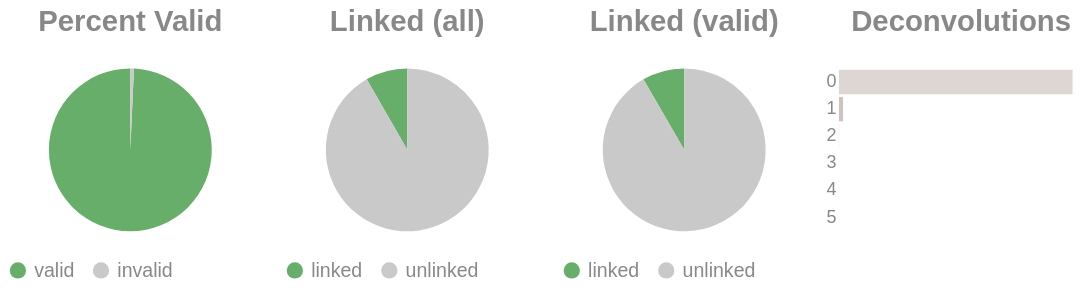

The notebook cell saved with this chart:
### Code cell
if SKIPLR:
    pass
else:
    clash = Counter()
    for i in valids['molecule'].to_list():
        _mol = i.split("-")
        if len(_mol) == 1:
            clash.update('0')
        else:
            clash.update(_mol[-1])

    _d = {"deconvolutions": [], 'count': []}
    for k,v in clash.items():
        _d['deconvolutions'].append(k)
        _d['count'].append(v)

    tot_valid = valids['reads'].sum()
    mask = valids['reads'] >= 2
    n_linked_reads = valids.filter(mask)['reads'].sum()
    if n_linked_reads == 0:
        print_html("No linked molecules (>=2 reads) were detected; skipping linked-only distributions.")
        SKIPLR = True
    else:
        perc_valid = round(tot_valid / n_reads, 4)
        linked_perc_abs = round(n_linked_reads / n_reads, 4)
        linked_perc = round(n_linked_reads / tot_valid, 4)

    _valid = pl.DataFrame({"valids": ['valid', 'invalid'], "count": [tot_valid, n_reads - tot_valid]})
    _linked_abs = pl.DataFrame({"linked (absolute)": ['linked', 'unlinked'], "count": [n_linked_reads, n_reads - n_linked_reads]})
    _linked_rel = pl.DataFrame({"linked (valids)": ['linked', 'unlinked'], "count": [n_linked_reads, tot_valid - n_linked_reads]})

    (
        alt.hconcat(
            piechart(_valid, goodval = 'valid', title = "Percent Valid"),
            piechart(_linked_abs, goodval = "linked", title =  "Linked (all)"),
            piechart(_linked_rel, goodval = "linked", title =  "Linked (valid)"),
            convolutionbar(pl.DataFrame(_d), title = "Deconvolutions"),
            center = True,
            bounds = 'flush'
        )
        .resolve_scale(color='independent')
        .resolve_legend('independent')
        .properties(usermeta={'embedOptions': {"actions": False}})
    ).display()

### Figure 1 — Vega-Lite specification as saved in the notebook (floating-point values rounded to 4 significant figures)
{"width": "container", "height": 400, "config": {"title": {"anchor": "start", "dy": -15, "fontSize": 18, "color": "#888888", "subtitleColor": "#888888", "subtitleFontSize": 14}, "arc": {"fill": "#0072B2"}, "axis": {"domainColor": "#888888", "domainWidth": 0.5, "gridWidth": 0.2, "grid": false, "titleFontWeight": 400, "titleFontSize": 15, "labelFontSize": 11, "labelColor": "#888888", "tickColor": "#888888", "tickWidth": 0.2, "titleColor": "#888888"}, "axisBand": {"grid": false}, "axisX": {"grid": true, "tickSize": 10, "domainCap": "round"}, "axisY": {"domain": false, "grid": true, "tickSize": 0, "domainCap": "round"}, "background": "transparent", "header": {"labelFontSize": 15, "labelColor": "#888888", "titleFontSize": 15, "titleFontWeight": 600, "titleColor": "#888888"}, "legend": {"labelFont": "sans-serif", "labelFontSize": 12, "labelColor": "#888888", "symbolSize": 100, "symbolType": "circle", "titleFontSize": 12, "titlePadding": 10, "titleColor": "#888888", "title": null}, "range": {"category": ["#E69F00", "#56B4E9", "#009E73", "#F0E442", "#0072B2", "#D55E00", "#CC79A7", "#000000"], "diverging": ["#cfe8f3", "#a2d4ec", "#73bfe2", "#46abdb", "#1696d2", "#12719e"]}, "area": {"fill": "#0072B2", "fillOpacity": 0.7, "line": true, "strokeOpacity": 0.7}, "line": {"color": "#0072B2", "stroke": "#0072B2", "strokeWidth": 2}, "trail": {"color": "#0072B2", "stroke": "#0072B2", "strokeWidth": 0, "size": 1}, "point": {"filled": true, "fillOpacity": 1.0, "size": 95}, "text": {"color": "#888888", "fontSize": 11, "align": "right", "fontWeight": 400, "size": 11}, "bar": {"fill": "#0072B2", "stroke": null}, "view": {"stroke": null, "continuousWidth": 660, "continuousHeight": 400}}, "hconcat": [{"data": {"name": "data-aee9b3a2394caf86d7898c752a886c69"}, "mark": {"type": "arc"}, "encoding": {"color": {"field": "valids", "legend": {"orient": "bottom", "title": null}, "scale": {"domain": ["valid", "invalid"], "range": ["#68ae6b", "#C9C9C9"]}, "title": "Valids", "type": "nominal"}, "theta": {"field": "count", "type": "quantitative"}, "tooltip": [{"field": "valids", "title": "Valids", "type": "ordinal"}, {"field": "percent", "format": ".2%", "title": "Percent", "type": "quantitative"}, {"field": "count", "title": "Count", "type": "quantitative"}]}, "height": 100, "title": {"text": "Percent Valid", "align": "center", "anchor": "middle"}, "transform": [{"calculate": "datum.count / 2260683", "as": "percent"}], "width": 150}, {"data": {"name": "data-3f1040742b5b01fa47edb2a90587f206"}, "mark": {"type": "arc"}, "encoding": {"color": {"field": "linked (absolute)", "legend": {"orient": "bottom", "title": null}, "scale": {"domain": ["linked", "unlinked"], "range": ["#68ae6b", "#C9C9C9"]}, "title": "Linked (Absolute)", "type": "nominal"}, "theta": {"field": "count", "type": "quantitative"}, "tooltip": [{"field": "linked (absolute)", "title": "Linked (Absolute)", "type": "ordinal"}, {"field": "percent", "format": ".2%", "title": "Percent", "type": "quantitative"}, {"field": "count", "title": "Count", "type": "quantitative"}]}, "height": 100, "title": {"text": "Linked (all)", "align": "center", "anchor": "middle"}, "transform": [{"calculate": "datum.count / 2260683", "as": "percent"}], "width": 150}, {"data": {"name": "data-9358ebfa00b0bc3a5419262caaa554fa"}, "mark": {"type": "arc"}, "encoding": {"color": {"field": "linked (valids)", "legend": {"orient": "bottom", "title": null}, "scale": {"domain": ["linked", "unlinked"], "range": ["#68ae6b", "#C9C9C9"]}, "title": "Linked (Valids)", "type": "nominal"}, "theta": {"field": "count", "type": "quantitative"}, "tooltip": [{"field": "linked (valids)", "title": "Linked (Valids)", "type": "ordinal"}, {"field": "percent", "format": ".2%", "title": "Percent", "type": "quantitative"}, {"field": "count", "title": "Count", "type": "quantitative"}]}, "height": 100, "title": {"text": "Linked (valid)", "align": "center", "anchor": "middle"}, "transform": [{"calculate": "datum.count / 2244640", "as": "percent"}], "width": 150}, {"data": {"name": "data-2d9e270e50447821613bd8a75bdbc660"}, "mark": {"type": "bar"}, "encoding": {"color": {"field": "deconvolutions", "legend": null, "scale": {"scheme": "lightgreyred"}, "type": "nominal"}, "tooltip": [{"field": "deconvolutions", "title": "Deconvolutions", "type": "ordinal"}, {"field": "percent", "format": ".2%", "title": "Percent", "type": "quantitative"}, {"field": "count", "title": "Count", "type": "quantitative"}], "x": {"axis": null, "field": "count", "type": "quantitative"}, "y": {"field": "deconvolutions", "sort": "ascending", "title": null, "type": "nominal"}}, "height": 100, "title": {"text": "Deconvolutions", "align": "center", "anchor": "middle"}, "transform": [{"calculate": "datum.count / 2141257", "as": "percent"}], "width": 150}], "bounds": "flush", "center": true, "resolve": {"legend": {"angle": "independent"}, "scale": {"color": "independent"}}, "usermeta": {"embedOptions": {"actions": false}}, "$schema": "https://vega.github.io/schema/vega-lite/v6.1.0.json", "datasets": {"data-aee9b3a2394caf86d7898c752a886c69": [{"valids": "valid", "count": 2244640}, {"valids": "invalid", "count": 16043}], "data-3f1040742b5b01fa47edb2a90587f206": [{"linked (absolute)": "linked", "count": 187372}, {"linked (absolute)": "unlinked", "count": 2073311}], "data-9358ebfa00b0bc3a5419262caaa554fa": [{"linked (valids)": "linked", "count": 187372}, {"linked (valids)": "unlinked", "count": 2057268}], "data-2d9e270e50447821613bd8a75bdbc660": [{"deconvolutions": "0", "count": 2103187}, {"deconvolutions": "1", "count": 36852}, {"deconvolutions": "2", "count": 1163}, {"deconvolutions": "3", "count": 49}, {"deconvolutions": "4", "count": 5}, {"deconvolutions": "5", "count": 1}]}}
